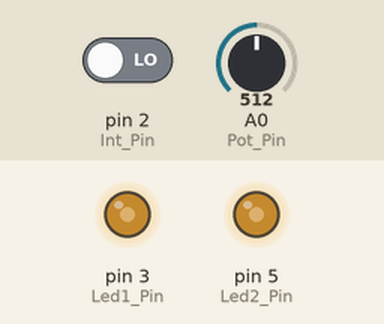
Simulated run of this sketch. Board: Arduino Uno, built with avr-gcc and run on an emulated ATmega328P. Shown: output pins drawn as LEDs (lit = HIGH). The inputs (shaded band) are chosen by the test bench; at power-on: pin 2 (Int_Pin) LOW, A0 (Pot_Pin) = 512.

Above: at 6.2 s.
6.3 s: pin 2 (Int_Pin) driven HIGH
At 8.01 s:
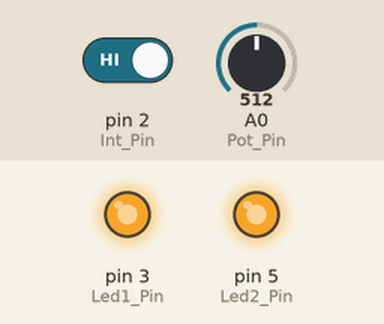
9.3 s: pin 2 (Int_Pin) driven LOW
10.9 s: A0 (Pot_Pin) set to 716
At 12.0 s:
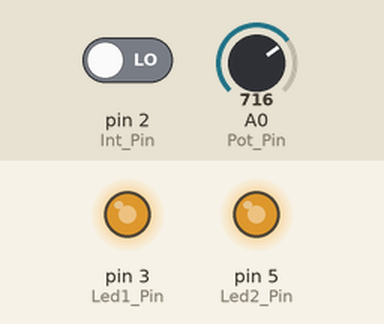
12.4 s: A0 (Pot_Pin) set to 511
At 13.1 s:
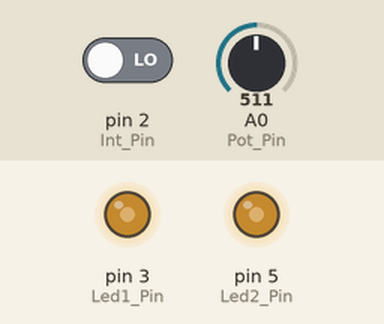
Timing chart, 0 to 14.9 s (numbered marks = the images above; inputs shaded):
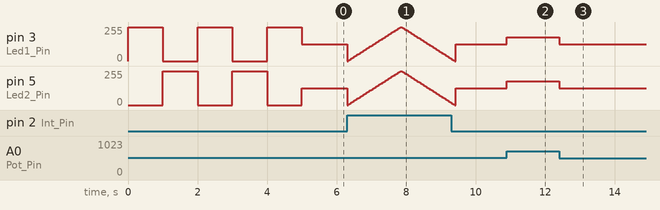

Measured:
- after the input at 10.9 s, pin 3 (Led1_Pin), pin 5 (Led2_Pin): 127/255 → 178/255 at once
- after the input at 12.4 s, pin 3 (Led1_Pin), pin 5 (Led2_Pin): 178/255 → 127/255 at once

The sketch:

utn_clase_arduino03_03.ino
```cpp
int Led1_Pin = 3;
int Led2_Pin = 5;
int Pot_Pin = A0;
int Int_Pin = 2;
int sensorValue = 0;
int outputValue = 0;
int inputValue = 0;

void setup()
{
  pinMode(Led1_Pin, OUTPUT);
  pinMode(Led2_Pin, OUTPUT);
  pinMode(Int_Pin, INPUT);
  Test_Led();
}

void loop()
{
  inputValue = digitalRead(Int_Pin);
  if (inputValue == HIGH)
  {
    for (int fadeValue = 0 ; fadeValue <= 255;  fadeValue += 5)
    {
      analogWrite(Led1_Pin, fadeValue);
      analogWrite(Led2_Pin, fadeValue);
      delay(30);
    }
    for (int fadeValue = 255 ; fadeValue >= 0; fadeValue -= 5)
    {
      analogWrite(Led1_Pin, fadeValue);
      analogWrite(Led2_Pin, fadeValue);
      delay(30);
    }
  }
  else
  {
    sensorValue = analogRead(Pot_Pin);
    outputValue = map(sensorValue, 0, 1023, 0, 255);
    analogWrite(Led1_Pin, outputValue);
    analogWrite(Led2_Pin, outputValue);
  }
}
  void Test_Led()

{
  digitalWrite(Led1_Pin, HIGH);
  digitalWrite(Led2_Pin, LOW);
  delay(1000);
  digitalWrite(Led1_Pin, LOW);
  digitalWrite(Led2_Pin, HIGH);
  delay(1000);
  digitalWrite(Led1_Pin, HIGH);
  digitalWrite(Led2_Pin, LOW);
  delay(1000);
  digitalWrite(Led1_Pin, LOW);
  digitalWrite(Led2_Pin, HIGH);
  delay(1000);
  digitalWrite(Led1_Pin, HIGH);
  digitalWrite(Led2_Pin, LOW);
  delay(1000);
  digitalWrite(Led1_Pin, LOW);
  digitalWrite(Led2_Pin, HIGH);
}
```
